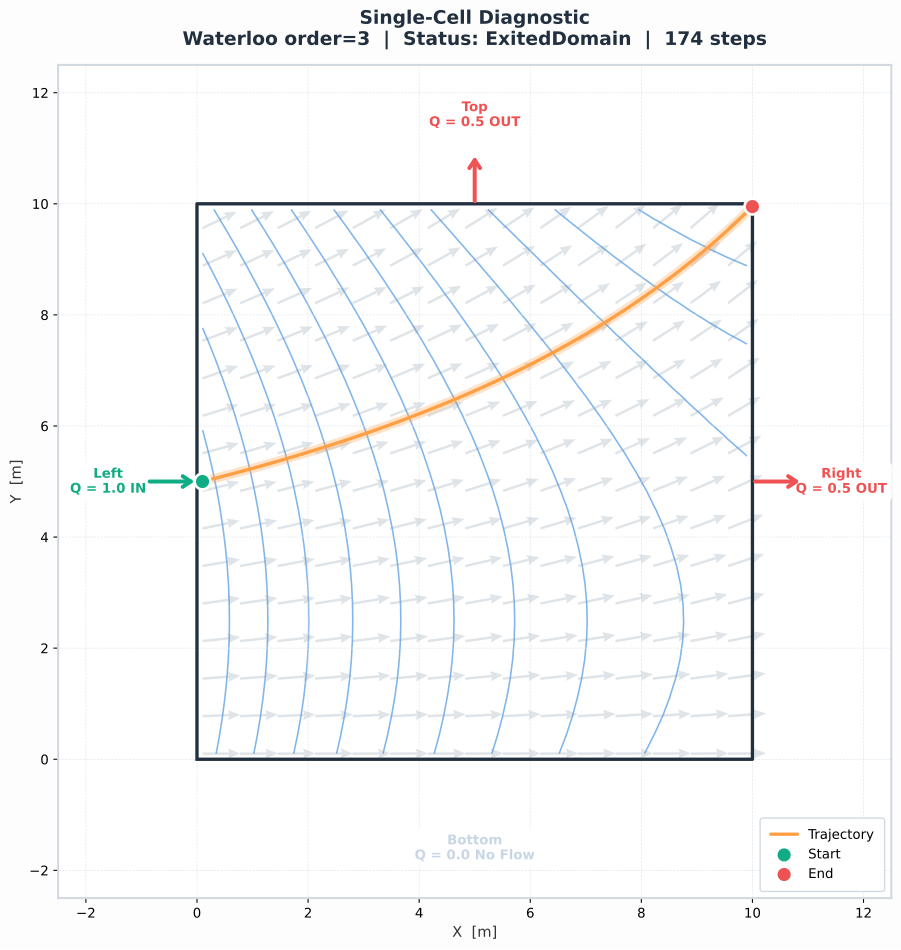

This chart was generated by the following Python code:
#!/usr/bin/env python3
"""
Single-Cell Diagnostic — visual sanity check for mp3du particle tracking.
==========================================================================

PURPOSE
-------
Creates one 10×10 rectangular cell with a known, balanced face-flow budget,
fits a Waterloo velocity field, tracks a single particle, and plots
everything together so you can confirm that:

  1. Face-flow signs and directions are physically consistent.
  2. The interpolated velocity field matches the prescribed flow budget.
  3. The particle trajectory follows the expected streamline.

CONVENTIONS DEMONSTRATED (see Units & Conventions reference)
-------------------------------------------------------------
  • Vertices wound clockwise (CW) — required by the Waterloo method.
    (If your data uses CCW winding, negate all face_flow values.)
  • Face index i corresponds to the edge from vertex[i] → vertex[(i+1) % n].
  • z in ParticleStart is LOCAL [0, 1] (0 = cell bottom, 1 = cell top),
    NOT a physical elevation.
  • face_flow sign convention: positive = INTO the cell.
    The same array is passed to both hydrate_cell_flows() and
    hydrate_waterloo_inputs().
  • q_well is passed in raw MODFLOW sign to BOTH functions — never negate it.

FLOW BUDGET
-----------
  Left face  : 1.0 m³/d IN     (the only inflow)
  Right face : 0.5 m³/d OUT
  Top face   : 0.5 m³/d OUT
  Bottom face: 0.0 (no-flow)
  ΣQ_in = 1.0,  ΣQ_out = 0.5 + 0.5 = 1.0  ✓ balanced
  In positive=INTO convention: inflow is +, outflow is −.

EXPECTED RESULT
---------------
  Particle starts near the left face, tracks right and upward (following the
  50/50 split), and exits the domain near the top-right corner.
  Final status: ExitedDomain.
"""

from __future__ import annotations

import json
import sys
from pathlib import Path

import matplotlib.pyplot as plt
import numpy as np

import mp3du

# ╔══════════════════════════════════════════════════════════════════════╗
# ║  Configuration — edit these to explore different scenarios          ║
# ╚══════════════════════════════════════════════════════════════════════╝

CELL_SIZE = 10.0          # m — square cell side length
TOP, BOT = 10.0, 0.0      # m — cell top / bottom elevation
POROSITY = 0.25            # dimensionless
HHK = 1e-2                 # m/d — horizontal hydraulic conductivity
VHK = 1e-3                 # m/d — vertical hydraulic conductivity
CENTER_HEAD = 9.0          # m — hydraulic head at cell centre

# Physical flow budget  (positive = INTO the cell)
#   Faces are ordered by CW vertex index: Left(0), Top(1), Right(2), Bottom(3)
Q_LEFT = 1.0               # m³/d — 1.0 IN  (positive = into cell)
Q_TOP = -0.5              # m³/d — 0.5 OUT (negative = out of cell)
Q_RIGHT = -0.5             # m³/d — 0.5 OUT (negative = out of cell)
Q_BOTTOM = 0.0             # m³/d — no flow through bottom face

# Particle start (x, y are physical coordinates; z is LOCAL [0, 1])
PX, PY, PZ = 0.1, 5.0, 0.5

# Waterloo fitting parameters (low order is fine for a simple rectangle)
ORDER_OF_APPROX = 3
N_CONTROL_POINTS = 16

# Output path — SVG is vector, scales perfectly in docs
OUTPUT_PATH = Path(__file__).with_name("single_cell_diagnostic.svg")


# ╔══════════════════════════════════════════════════════════════════════╗
# ║  Step 1 — Build the grid                                          ║
# ╚══════════════════════════════════════════════════════════════════════╝
# Vertices MUST be clockwise (CW) when viewed from above.  For a square:
#   v0=(0,0) → v1=(0,L) → v2=(L,L) → v3=(L,0)
# This gives faces: 0=left, 1=top, 2=right, 3=bottom.
# (If your source data uses CCW winding, reverse the vertex list and
#  negate all face_flow values.)

print(f"mp3du {mp3du.version()}")

L = CELL_SIZE
vertices = [[(0.0, 0.0), (0.0, L), (L, L), (L, 0.0)]]
centers = [(L / 2, L / 2, (TOP + BOT) / 2)]
grid = mp3du.build_grid(vertices, centers)

# ╔══════════════════════════════════════════════════════════════════════╗
# ║  Step 2 — Cell properties                                         ║
# ╚══════════════════════════════════════════════════════════════════════╝

cell_props = mp3du.hydrate_cell_properties(
    top=np.array([TOP]),
    bot=np.array([BOT]),
    porosity=np.array([POROSITY]),
    retardation=np.array([1.0]),
    hhk=np.array([HHK]),
    vhk=np.array([VHK]),
    disp_long=np.array([0.0]),
    disp_trans_h=np.array([0.0]),
    disp_trans_v=np.array([0.0]),
)

# ╔══════════════════════════════════════════════════════════════════════╗
# ║  Step 3 — Face flows                                              ║
# ╚══════════════════════════════════════════════════════════════════════╝
# Convention: positive = INTO cell, negative = OUT of cell.
#
# The SAME face_flow array is passed to both hydrate_cell_flows() and
# hydrate_waterloo_inputs().
#
# For real MODFLOW data, the sign you start with depends on the version:
#   MODFLOW-USG / MF6 FLOW-JA-FACE  → raw positive = INTO  → pass directly
#   MODFLOW-2005 (after directional→per-face assembly) → positive = OUT → negate first
#
# See: https://sspa-inc.github.io/mp3du-rs-docs/reference/units-and-conventions/

# Face order follows CW vertex order: Left(0), Top(1), Right(2), Bottom(3)
face_flow = np.array([Q_LEFT, Q_TOP, Q_RIGHT, Q_BOTTOM], dtype=np.float64)

# Sanity: net flow must balance (mass conservation).
net = face_flow.sum()
assert abs(net) < 1e-12, f"Flow budget not balanced: ΣQ = {net}"

# CSR offset / neighbour arrays for a single cell with 4 faces.
face_offset = np.array([0, 4], dtype=np.uint64)
face_neighbor = np.array([-1, -1, -1, -1], dtype=np.int64)  # all boundary

# ╔══════════════════════════════════════════════════════════════════════╗
# ║  Step 4 — Hydrate cell flows                                      ║
# ╚══════════════════════════════════════════════════════════════════════╝
# water_table rule (from Units & Conventions):
#   confined (laytyp 0)    → top
#   unconfined (laytyp 1)  → head
#   convertible (laytyp>0) → min(head, top)
# Here we treat the cell as unconfined: water_table = top.

cell_flows = mp3du.hydrate_cell_flows(
    head=np.array([CENTER_HEAD]),
    water_table=np.array([TOP]),       # unconfined: use top elevation
    q_top=np.zeros(1),
    q_bot=np.zeros(1),
    q_vert=np.zeros(1),
    q_well=np.zeros(1),               # no wells — raw MODFLOW sign, never negate
    q_other=np.zeros(1),
    q_storage=np.zeros(1),
    has_well=np.zeros(1, dtype=bool),
    face_offset=face_offset,
    face_flow=face_flow,               # ← positive = INTO
    face_neighbor=face_neighbor,
)

# ╔══════════════════════════════════════════════════════════════════════╗
# ║  Step 5 — Hydrate Waterloo velocity-field inputs                   ║
# ╚══════════════════════════════════════════════════════════════════════╝
# face_v{x,y}{1,2} give the (x,y) coordinates of each face's start and
# end vertex — same order as the vertex list.

waterloo_inputs = mp3du.hydrate_waterloo_inputs(
    centers_xy=np.array([[L / 2, L / 2]]),
    radii=np.array([L / 2]),
    perimeters=np.array([4 * L]),
    areas=np.array([L * L]),
    q_vert=np.zeros(1),
    q_well=np.zeros(1),               # raw MODFLOW sign — never negate
    q_other=np.zeros(1),
    face_offset=face_offset,
    face_vx1=np.array([0.0, 0.0, L, L]),       # start-vertex x: left, top, right, bottom
    face_vy1=np.array([0.0, L,   L, 0.0]),      # start-vertex y
    face_vx2=np.array([0.0, L,   L, 0.0]),      # end-vertex x
    face_vy2=np.array([L,   L,   0.0, 0.0]),    # end-vertex y
    face_length=np.array([L, L, L, L]),
    face_flow=face_flow,               # ← same array, positive = INTO
    noflow_mask=np.zeros(4, dtype=bool),
)

# ╔══════════════════════════════════════════════════════════════════════╗
# ║  Step 6 — Fit the Waterloo velocity field                         ║
# ╚══════════════════════════════════════════════════════════════════════╝

waterloo_cfg = mp3du.WaterlooConfig(
    order_of_approx=ORDER_OF_APPROX,
    n_control_points=N_CONTROL_POINTS,
)
field = mp3du.fit_waterloo(waterloo_cfg, grid, waterloo_inputs, cell_props, cell_flows)

# ╔══════════════════════════════════════════════════════════════════════╗
# ║  Step 7 — Simulation configuration                                ║
# ╚══════════════════════════════════════════════════════════════════════╝
# Build via SimulationConfig.from_json() — the canonical pattern.
# direction: 1.0 = forward, -1.0 = backward (only valid values).

config = mp3du.SimulationConfig.from_json(json.dumps({
    "velocity_method": "Waterloo",
    "solver": "DormandPrince",
    "direction": 1.0,
    "initial_dt": 0.5,
    "max_dt": 2.0,
    "retardation_enabled": False,
    "adaptive": {
        "tolerance": 1e-6,
        "safety": 0.9,
        "alpha": 0.2,
        "min_scale": 0.2,
        "max_scale": 5.0,
        "max_rejects": 10,
        "min_dt": 1e-10,
        "euler_dt": 0.1,
    },
    "dispersion": {"method": "None"},
    "capture": {
        "max_time": 500.0,
        "max_steps": 1000,
        "stagnation_velocity": 1e-12,
        "stagnation_limit": 10,
    },
}))

# ╔══════════════════════════════════════════════════════════════════════╗
# ║  Step 8 — Track one particle                                      ║
# ╚══════════════════════════════════════════════════════════════════════╝
# z is LOCAL [0, 1]:  0.5 = mid-layer.  NOT a physical elevation!

particles = [
    mp3du.ParticleStart(id=0, x=PX, y=PY, z=PZ, cell_id=0, initial_dt=0.5),
]
results = mp3du.run_simulation(config, field, particles, parallel=False)
result = results[0]
records = result.to_records()

print(f"Status : {result.final_status}")
print(f"Steps  : {len(records)}")
if records:
    print(f"Start  : ({records[0]['x']:.4f}, {records[0]['y']:.4f})")
    print(f"End    : ({records[-1]['x']:.4f}, {records[-1]['y']:.4f})")

# ╔══════════════════════════════════════════════════════════════════════╗
# ║  Step 9 — Sample the fitted velocity / head fields for plotting      ║
# ╚══════════════════════════════════════════════════════════════════════╝

N_SAMPLE = 30 # Increased resolution for smoother contours
xs_grid = np.linspace(0.1, L - 0.1, N_SAMPLE)
ys_grid = np.linspace(0.1, L - 0.1, N_SAMPLE)
xx, yy = np.meshgrid(xs_grid, ys_grid)
U = np.zeros_like(xx)
V = np.zeros_like(yy)
H = np.zeros_like(xx)

for i in range(xx.shape[0]):
    for j in range(xx.shape[1]):
        vx, vy, _vz = field.velocity_at(float(xx[i, j]), float(yy[i, j]), 0.5)
        U[i, j], V[i, j] = vx, vy
        # Approximate head from Darcy's law:  h ≈ h₀ − (v·Δr)(n/K)
        H[i, j] = CENTER_HEAD - (
            vx * (xx[i, j] - L / 2) + vy * (yy[i, j] - L / 2)
        ) * (POROSITY / HHK)

# ╔══════════════════════════════════════════════════════════════════════╗
# ║  Step 10 — Plot (Modernized Aesthetics)                              ║
# ╚══════════════════════════════════════════════════════════════════════╝

# Modern Color Palette
CLR_INFLOW = "#10ac84"    # Mint green
CLR_OUTFLOW = "#ee5253"   # Soft crimson
CLR_NOFLOW = "#c8d6e5"    # Subtle gray-blue
CLR_PATH = "#ff9f43"      # Bright golden orange
CLR_HEAD = "#2e86de"      # Strong vivid blue
CLR_VEL = "#8395a7"       # Cool gray for quivers

fig, ax = plt.subplots(figsize=(10, 10), facecolor="#fdfdfd")
ax.set_facecolor("#ffffff")

# ── Head contours ────────────────────────────────────────────────────
# Popping the contours with higher alpha and thicker lines
cs = ax.contour(xx, yy, H, levels=15, colors=CLR_HEAD, alpha=0.6, linewidths=1.2, zorder=1)

# ── Velocity quivers ─────────────────────────────────────────────────
# Slice the grid [::2, ::2] to show fewer arrows so they don't dominate
skip = (slice(None, None, 2), slice(None, None, 2))
speed = np.sqrt(U**2 + V**2)
ax.quiver(
    xx[skip], yy[skip], (U / speed)[skip], (V / speed)[skip],
    color=CLR_VEL, alpha=0.25, scale=22, width=0.003, headwidth=4, zorder=2,
)

# ── Cell boundary ────────────────────────────────────────────────────
ax.plot([0, L, L, 0, 0], [0, 0, L, L, 0], color="#222f3e", linewidth=2.5, zorder=5)

# ── Face labels + flow arrows ────────────────────────────────────────
face_names = ["Left", "Top", "Right", "Bottom"]
# Unit outward-normal directions for each face (left→−x, top→+y, right→+x, bottom→−y)
normals = [(-1, 0), (0, 1), (1, 0), (0, -1)]
arrow_origins = [(0, L / 2), (L / 2, L), (L, L / 2), (L / 2, 0)]

OFFSET_LABEL = 1.6  # Push labels further out to prevent overlap
OFFSET_ARROW = 0.9  # Keep arrows shorter than labels

label_xy = [
    (-OFFSET_LABEL, L / 2), 
    (L / 2, L + OFFSET_LABEL), 
    (L + OFFSET_LABEL, L / 2), 
    (L / 2, -OFFSET_LABEL)
]

for idx in range(4):
    q = face_flow[idx]
    if abs(q) < 1e-15:
        clr, direction_label = CLR_NOFLOW, "No Flow"
    elif q > 0:
        clr, direction_label = CLR_INFLOW, "IN"
    else:
        clr, direction_label = CLR_OUTFLOW, "OUT"

    # Clean, modern floating labels
    lx, ly = label_xy[idx]
    ax.text(
        lx, ly,
        f"{face_names[idx]}\nQ = {abs(q):.1f} {direction_label}",
        ha="center", va="center", fontsize=10, fontweight="bold", color=clr,
        # ec="none" removes the border, keeping a soft white backing to block gridlines
        bbox=dict(boxstyle="round,pad=0.4", fc="#ffffff", ec="none", alpha=0.85),
    )

    # Fixed Arrow Logic (No overlapping)
    if abs(q) > 1e-15:
        ox, oy = arrow_origins[idx]
        nx, ny = normals[idx]
        
        if q > 0: # INFLOW: Starts outside, points to the edge
            start_x, start_y = ox + nx * OFFSET_ARROW, oy + ny * OFFSET_ARROW
            end_x, end_y = ox, oy
        else:     # OUTFLOW: Starts at the edge, points outside
            start_x, start_y = ox, oy
            end_x, end_y = ox + nx * OFFSET_ARROW, oy + ny * OFFSET_ARROW

        ax.annotate(
            "",
            xy=(end_x, end_y),
            xytext=(start_x, start_y),
            arrowprops=dict(arrowstyle="->,head_width=0.4,head_length=0.6", color=clr, lw=3.0),
            zorder=6
        )

# ── Particle trajectory ─────────────────────────────────────────────
if records:
    traj_x = [r["x"] for r in records]
    traj_y = [r["y"] for r in records]
    
    # 1. Glow Effect (thick, transparent line underneath)
    ax.plot(traj_x, traj_y, color=CLR_PATH, linewidth=7, alpha=0.3, solid_capstyle="round", zorder=6)
    # 2. Main Trajectory Line
    ax.plot(traj_x, traj_y, color=CLR_PATH, linewidth=2.5, solid_capstyle="round", zorder=7, label="Trajectory")
    
    # Start / End markers (slightly larger, cleaner borders)
    ax.scatter(traj_x[0], traj_y[0], color=CLR_INFLOW, s=140, zorder=8,
               edgecolors="white", linewidths=2, label="Start")
    ax.scatter(traj_x[-1], traj_y[-1], color=CLR_OUTFLOW, s=140, zorder=8,
               edgecolors="white", linewidths=2, label="End")

# ── Axes & legend ────────────────────────────────────────────────────
ax.set_xlim(-2.5, L + 2.5)
ax.set_ylim(-2.5, L + 2.5)
ax.set_xlabel("X  [m]", fontsize=11, fontweight="medium", color="#333333")
ax.set_ylabel("Y  [m]", fontsize=11, fontweight="medium", color="#333333")
ax.set_title(
    "Single-Cell Diagnostic\n"
    f"Waterloo order={ORDER_OF_APPROX}  |  Status: {result.final_status}  |  {len(records)} steps",
    fontsize=14, fontweight="bold", color="#222f3e", pad=15
)
ax.set_aspect("equal")

# Clean up grid and spines
ax.grid(True, linewidth=0.5, color="#e1e5ea", linestyle="--")
for spine in ax.spines.values():
    spine.set_color("#d1d8e0")
    spine.set_linewidth(1.5)

ax.legend(loc="lower right", fontsize=10, framealpha=1.0, edgecolor="#d1d8e0", borderpad=0.8)

fig.tight_layout()
fig.savefig(OUTPUT_PATH, bbox_inches="tight", dpi=300)
print(f"Saved → {OUTPUT_PATH}")
